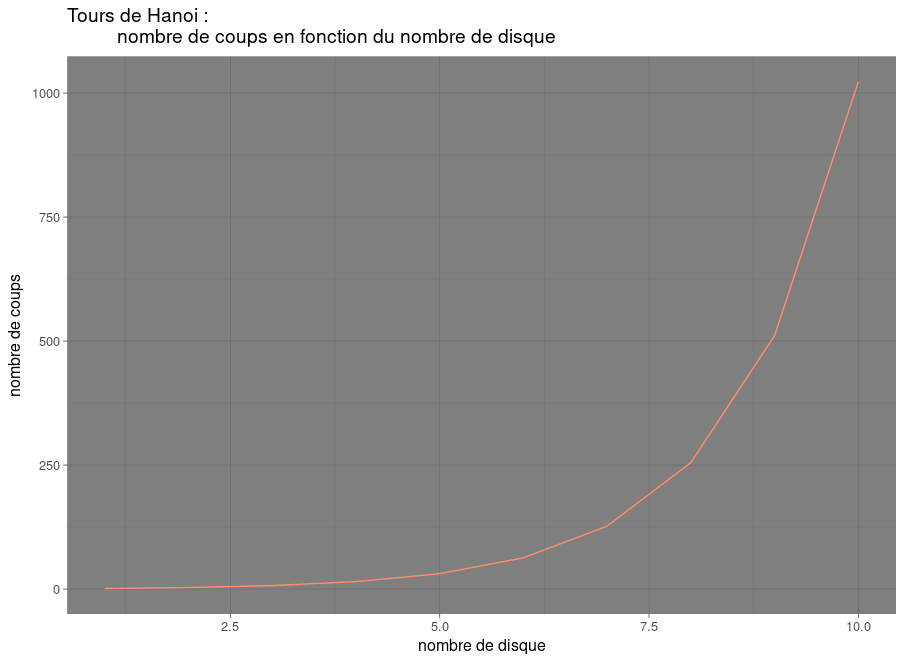

Write the R code that produced this figure.
library(ggplot2)
nb_disc<-seq(1,10)
nb_coup<-(2^nb_disc)-1
df <- data.frame(nb_disc, nb_coup)
ggplot(data = df, aes(x = nb_disc, y = nb_coup)) +
  geom_line(method = "lm", color="salmon1")+
  ggtitle("Tours de Hanoi : 
          nombre de coups en fonction du nombre de disque")+ 
  xlab("nombre de disque") +
  ylab("nombre de coups")+
  theme_dark(base_size = 12, base_family = "")
ggsave("graph_hanoi.png")

